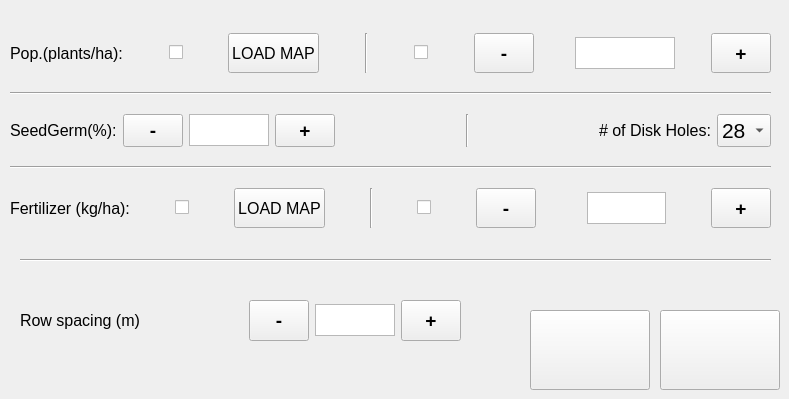
  <widget class="QWidget" name="config">
   <attribute name="title">
    <string>   CONFIG     01</string>
   </attribute>
   <widget class="QWidget" name="layoutWidget">
    <property name="geometry">
     <rect>
      <x>10</x>
      <y>20</y>
      <width>761</width>
      <height>221</height>
     </rect>
    </property>
    <layout class="QVBoxLayout" name="verticalLayout_3">
     <item>
      <layout class="QHBoxLayout" name="horizontalLayout_11">
       <item>
        <widget class="QLabel" name="label_36">
         <property name="font">
          <font>
           <pointsize>12</pointsize>
          </font>
         </property>
         <property name="text">
          <string>Pop.(plants/ha):</string>
         </property>
        </widget>
       </item>
       <item>
        <spacer name="horizontalSpacer_8">
         <property name="orientation">
          <enum>Qt::Horizontal</enum>
         </property>
         <property name="sizeHint" stdset="0">
          <size>
           <width>40</width>
           <height>20</height>
          </size>
         </property>
        </spacer>
       </item>
       <item>
        <widget class="QCheckBox" name="cd_seed_map">
         <property name="font">
          <font>
           <pointsize>16</pointsize>
          </font>
         </property>
         <property name="text">
          <string/>
         </property>
        </widget>
       </item>
       <item>
        <spacer name="horizontalSpacer_10">
         <property name="orientation">
          <enum>Qt::Horizontal</enum>
         </property>
         <property name="sizeHint" stdset="0">
          <size>
           <width>40</width>
           <height>20</height>
          </size>
         </property>
        </spacer>
       </item>
       <item>
        <widget class="QPushButton" name="bt_load_seed">
         <property name="minimumSize">
          <size>
           <width>0</width>
           <height>40</height>
          </size>
         </property>
         <property name="maximumSize">
          <size>
           <width>16777215</width>
           <height>40</height>
          </size>
         </property>
         <property name="font">
          <font>
           <pointsize>12</pointsize>
          </font>
         </property>
         <property name="text">
          <string>LOAD MAP</string>
         </property>
         <property name="icon">
          <iconset>
           <normaloff>file.png</normaloff>file.png</iconset>
         </property>
         <property name="iconSize">
          <size>
           <width>32</width>
           <height>32</height>
          </size>
         </property>
        </widget>
       </item>
       <item>
        <spacer name="horizontalSpacer_15">
         <property name="orientation">
          <enum>Qt::Horizontal</enum>
         </property>
         <property name="sizeHint" stdset="0">
          <size>
           <width>40</width>
           <height>20</height>
          </size>
         </property>
        </spacer>
       </item>
       <item>
        <widget class="Line" name="line_7">
         <property name="orientation">
          <enum>Qt::Vertical</enum>
         </property>
        </widget>
       </item>
       <item>
        <spacer name="horizontalSpacer_5">
         <property name="orientation">
          <enum>Qt::Horizontal</enum>
         </property>
         <property name="sizeHint" stdset="0">
          <size>
           <width>40</width>
           <height>20</height>
          </size>
         </property>
        </spacer>
       </item>
       <item>
        <widget class="QCheckBox" name="cb_seed_fix">
         <property name="text">
          <string/>
         </property>
        </widget>
       </item>
       <item>
        <spacer name="horizontalSpacer_11">
         <property name="orientation">
          <enum>Qt::Horizontal</enum>
         </property>
         <property name="sizeHint" stdset="0">
          <size>
           <width>40</width>
           <height>20</height>
          </size>
         </property>
        </spacer>
       </item>
       <item>
        <widget class="QPushButton" name="m_pop">
         <property name="maximumSize">
          <size>
           <width>60</width>
           <height>60</height>
          </size>
         </property>
         <property name="font">
          <font>
           <pointsize>14</pointsize>
           <weight>75</weight>
           <bold>true</bold>
          </font>
         </property>
         <property name="text">
          <string>-</string>
         </property>
        </widget>
       </item>
       <item>
        <spacer name="horizontalSpacer">
         <property name="orientation">
          <enum>Qt::Horizontal</enum>
         </property>
         <property name="sizeHint" stdset="0">
          <size>
           <width>30</width>
           <height>20</height>
          </size>
         </property>
        </spacer>
       </item>
       <item>
        <widget class="QLabel" name="label_21">
         <property name="font">
          <font>
           <pointsize>12</pointsize>
           <weight>50</weight>
           <italic>false</italic>
           <bold>false</bold>
          </font>
         </property>
         <property name="text">
          <string>&lt;html&gt;&lt;head/&gt;&lt;body&gt;&lt;p align=&quot;center&quot;&gt;&lt;br/&gt;&lt;/p&gt;&lt;/body&gt;&lt;/html&gt;</string>
         </property>
        </widget>
       </item>
       <item>
        <widget class="QPlainTextEdit" name="ql_set_pop">
         <property name="maximumSize">
          <size>
           <width>100</width>
           <height>32</height>
          </size>
         </property>
         <property name="font">
          <font>
           <pointsize>10</pointsize>
          </font>
         </property>
         <property name="layoutDirection">
          <enum>Qt::LeftToRight</enum>
         </property>
         <property name="plainText">
          <string/>
         </property>
        </widget>
       </item>
       <item>
        <spacer name="horizontalSpacer_2">
         <property name="orientation">
          <enum>Qt::Horizontal</enum>
         </property>
         <property name="sizeHint" stdset="0">
          <size>
           <width>30</width>
           <height>20</height>
          </size>
         </property>
        </spacer>
       </item>
       <item>
        <widget class="QPushButton" name="p_pop">
         <property name="maximumSize">
          <size>
           <width>60</width>
           <height>60</height>
          </size>
         </property>
         <property name="font">
          <font>
           <pointsize>14</pointsize>
           <weight>75</weight>
           <bold>true</bold>
          </font>
         </property>
         <property name="text">
          <string>+</string>
         </property>
        </widget>
       </item>
      </layout>
     </item>
     <item>
      <widget class="Line" name="line">
       <property name="orientation">
        <enum>Qt::Horizontal</enum>
       </property>
      </widget>
     </item>
     <item>
      <layout class="QHBoxLayout" name="horizontalLayout_12">
       <item>
        <widget class="QLabel" name="label_20">
         <property name="font">
          <font>
           <pointsize>12</pointsize>
           <weight>50</weight>
           <italic>false</italic>
           <bold>false</bold>
          </font>
         </property>
         <property name="text">
          <string>SeedGerm(%):</string>
         </property>
        </widget>
       </item>
       <item>
        <widget class="QPushButton" name="m_germ">
         <property name="maximumSize">
          <size>
           <width>60</width>
           <height>60</height>
          </size>
         </property>
         <property name="font">
          <font>
           <pointsize>14</pointsize>
           <weight>75</weight>
           <bold>true</bold>
          </font>
         </property>
         <property name="text">
          <string>-</string>
         </property>
        </widget>
       </item>
       <item>
        <widget class="QPlainTextEdit" name="ql_germ">
         <property name="maximumSize">
          <size>
           <width>80</width>
           <height>32</height>
          </size>
         </property>
         <property name="font">
          <font>
           <pointsize>10</pointsize>
          </font>
         </property>
         <property name="plainText">
          <string/>
         </property>
        </widget>
       </item>
       <item>
        <widget class="QPushButton" name="p_germ">
         <property name="maximumSize">
          <size>
           <width>60</width>
           <height>60</height>
          </size>
         </property>
         <property name="font">
          <font>
           <pointsize>14</pointsize>
           <weight>75</weight>
           <bold>true</bold>
          </font>
         </property>
         <property name="text">
          <string>+</string>
         </property>
        </widget>
       </item>
       <item>
        <spacer name="horizontalSpacer_7">
         <property name="orientation">
          <enum>Qt::Horizontal</enum>
         </property>
         <property name="sizeHint" stdset="0">
          <size>
           <width>40</width>
           <height>20</height>
          </size>
         </property>
        </spacer>
       </item>
       <item>
        <widget class="Line" name="line_9">
         <property name="orientation">
          <enum>Qt::Vertical</enum>
         </property>
        </widget>
       </item>
       <item>
        <spacer name="horizontalSpacer_14">
         <property name="orientation">
          <enum>Qt::Horizontal</enum>
         </property>
         <property name="sizeHint" stdset="0">
          <size>
           <width>40</width>
           <height>20</height>
          </size>
         </property>
        </spacer>
       </item>
       <item>
        <widget class="QLabel" name="label_15">
         <property name="font">
          <font>
           <pointsize>12</pointsize>
           <weight>50</weight>
           <italic>false</italic>
           <bold>false</bold>
          </font>
         </property>
         <property name="text">
          <string># of Disk Holes:</string>
         </property>
        </widget>
       </item>
       <item>
        <widget class="QComboBox" name="list_holes">
         <property name="maximumSize">
          <size>
           <width>100</width>
           <height>16777215</height>
          </size>
         </property>
         <property name="font">
          <font>
           <pointsize>16</pointsize>
          </font>
         </property>
         <item>
          <property name="text">
           <string>28</string>
          </property>
         </item>
         <item>
          <property name="text">
           <string>45</string>
          </property>
         </item>
         <item>
          <property name="text">
           <string>64</string>
          </property>
         </item>
         <item>
          <property name="text">
           <string>84</string>
          </property>
         </item>
        </widget>
       </item>
      </layout>
     </item>
     <item>
      <widget class="Line" name="line_2">
       <property name="orientation">
        <enum>Qt::Horizontal</enum>
       </property>
      </widget>
     </item>
     <item>
      <layout class="QHBoxLayout" name="horizontalLayout_14">
       <item>
        <widget class="QLabel" name="label_38">
         <property name="font">
          <font>
           <pointsize>12</pointsize>
          </font>
         </property>
         <property name="text">
          <string>Fertilizer (kg/ha):</string>
         </property>
        </widget>
       </item>
       <item>
        <spacer name="horizontalSpacer_9">
         <property name="orientation">
          <enum>Qt::Horizontal</enum>
         </property>
         <property name="sizeHint" stdset="0">
          <size>
           <width>40</width>
           <height>20</height>
          </size>
         </property>
        </spacer>
       </item>
       <item>
        <widget class="QCheckBox" name="cb_fert_map">
         <property name="text">
          <string/>
         </property>
        </widget>
       </item>
       <item>
        <spacer name="horizontalSpacer_12">
         <property name="orientation">
          <enum>Qt::Horizontal</enum>
         </property>
         <property name="sizeHint" stdset="0">
          <size>
           <width>40</width>
           <height>20</height>
          </size>
         </property>
        </spacer>
       </item>
       <item>
        <widget class="QPushButton" name="bt_load_fert">
         <property name="minimumSize">
          <size>
           <width>0</width>
           <height>40</height>
          </size>
         </property>
         <property name="maximumSize">
          <size>
           <width>16777215</width>
           <height>40</height>
          </size>
         </property>
         <property name="font">
          <font>
           <pointsize>12</pointsize>
          </font>
         </property>
         <property name="text">
          <string>LOAD MAP</string>
         </property>
         <property name="icon">
          <iconset>
           <normaloff>file.png</normaloff>file.png</iconset>
         </property>
         <property name="iconSize">
          <size>
           <width>32</width>
           <height>32</height>
          </size>
         </property>
        </widget>
       </item>
       <item>
        <spacer name="horizontalSpacer_16">
         <property name="orientation">
          <enum>Qt::Horizontal</enum>
         </property>
         <property name="sizeHint" stdset="0">
          <size>
           <width>40</width>
           <height>20</height>
          </size>
         </property>
        </spacer>
       </item>
       <item>
        <widget class="Line" name="line_8">
         <property name="orientation">
          <enum>Qt::Vertical</enum>
         </property>
        </widget>
       </item>
       <item>
        <spacer name="horizontalSpacer_6">
         <property name="orientation">
          <enum>Qt::Horizontal</enum>
         </property>
         <property name="sizeHint" stdset="0">
          <size>
           <width>40</width>
           <height>20</height>
          </size>
         </property>
        </spacer>
       </item>
       <item>
        <widget class="QCheckBox" name="cb_fert_fix">
         <property name="text">
          <string/>
         </property>
        </widget>
       </item>
       <item>
        <spacer name="horizontalSpacer_13">
         <property name="orientation">
          <enum>Qt::Horizontal</enum>
         </property>
         <property name="sizeHint" stdset="0">
          <size>
           <width>40</width>
           <height>20</height>
          </size>
         </property>
        </spacer>
       </item>
       <item>
        <widget class="QPushButton" name="m_fert">
         <property name="maximumSize">
          <size>
           <width>60</width>
           <height>60</height>
          </size>
         </property>
         <property name="font">
          <font>
           <pointsize>14</pointsize>
           <weight>75</weight>
           <bold>true</bold>
          </font>
         </property>
         <property name="text">
          <string>-</string>
         </property>
        </widget>
       </item>
       <item>
        <spacer name="horizontalSpacer_3">
         <property name="orientation">
          <enum>Qt::Horizontal</enum>
         </property>
         <property name="sizeHint" stdset="0">
          <size>
           <width>40</width>
           <height>20</height>
          </size>
         </property>
        </spacer>
       </item>
       <item>
        <widget class="QLabel" name="label_25">
         <property name="font">
          <font>
           <pointsize>12</pointsize>
           <weight>50</weight>
           <italic>false</italic>
           <bold>false</bold>
          </font>
         </property>
         <property name="text">
          <string>&lt;html&gt;&lt;head/&gt;&lt;body&gt;&lt;p align=&quot;center&quot;&gt;&lt;br/&gt;&lt;/p&gt;&lt;/body&gt;&lt;/html&gt;</string>
         </property>
        </widget>
       </item>
       <item>
        <widget class="QPlainTextEdit" name="ql_set_fert">
         <property name="maximumSize">
          <size>
           <width>80</width>
           <height>32</height>
          </size>
         </property>
         <property name="font">
          <font>
           <pointsize>10</pointsize>
          </font>
         </property>
         <property name="plainText">
          <string/>
         </property>
        </widget>
       </item>
       <item>
        <spacer name="horizontalSpacer_4">
         <property name="orientation">
          <enum>Qt::Horizontal</enum>
         </property>
         <property name="sizeHint" stdset="0">
          <size>
           <width>40</width>
           <height>20</height>
          </size>
         </property>
        </spacer>
       </item>
       <item>
        <widget class="QPushButton" name="p_fert">
         <property name="maximumSize">
          <size>
           <width>60</width>
           <height>60</height>
          </size>
         </property>
         <property name="font">
          <font>
           <pointsize>14</pointsize>
           <weight>75</weight>
           <bold>true</bold>
          </font>
         </property>
         <property name="text">
          <string>+</string>
         </property>
        </widget>
       </item>
      </layout>
     </item>
    </layout>
   </widget>
   <widget class="Line" name="line_3">
    <property name="geometry">
     <rect>
      <x>20</x>
      <y>250</y>
      <width>751</width>
      <height>21</height>
     </rect>
    </property>
    <property name="orientation">
     <enum>Qt::Horizontal</enum>
    </property>
   </widget>
   <widget class="QPushButton" name="bt_back_main">
    <property name="geometry">
     <rect>
      <x>530</x>
      <y>310</y>
      <width>120</width>
      <height>80</height>
     </rect>
    </property>
    <property name="minimumSize">
     <size>
      <width>120</width>
      <height>80</height>
     </size>
    </property>
    <property name="maximumSize">
     <size>
      <width>120</width>
      <height>80</height>
     </size>
    </property>
    <property name="font">
     <font>
      <pointsize>14</pointsize>
     </font>
    </property>
    <property name="text">
     <string/>
    </property>
    <property name="icon">
     <iconset>
      <normaloff>back.png</normaloff>back.png</iconset>
    </property>
    <property name="iconSize">
     <size>
      <width>64</width>
      <height>64</height>
     </size>
    </property>
   </widget>
   <widget class="QPushButton" name="bt_to_conf_2">
    <property name="geometry">
     <rect>
      <x>660</x>
      <y>310</y>
      <width>120</width>
      <height>80</height>
     </rect>
    </property>
    <property name="minimumSize">
     <size>
      <width>120</width>
      <height>80</height>
     </size>
    </property>
    <property name="maximumSize">
     <size>
      <width>120</width>
      <height>80</height>
     </size>
    </property>
    <property name="font">
     <font>
      <pointsize>14</pointsize>
     </font>
    </property>
    <property name="text">
     <string/>
    </property>
    <property name="icon">
     <iconset>
      <normaloff>go.png</normaloff>go.png</iconset>
    </property>
    <property name="iconSize">
     <size>
      <width>64</width>
      <height>64</height>
     </size>
    </property>
   </widget>
   <widget class="QWidget" name="layoutWidget_7">
    <property name="geometry">
     <rect>
      <x>20</x>
      <y>300</y>
      <width>441</width>
      <height>41</height>
     </rect>
    </property>
    <layout class="QHBoxLayout" name="horizontalLayout_13">
     <item>
      <widget class="QLabel" name="label_23">
       <property name="font">
        <font>
         <pointsize>12</pointsize>
         <weight>50</weight>
         <italic>false</italic>
         <bold>false</bold>
        </font>
       </property>
       <property name="text">
        <string>Row spacing (m)</string>
       </property>
      </widget>
     </item>
     <item>
      <widget class="QPushButton" name="m_row">
       <property name="maximumSize">
        <size>
         <width>60</width>
         <height>60</height>
        </size>
       </property>
       <property name="font">
        <font>
         <pointsize>14</pointsize>
         <weight>75</weight>
         <bold>true</bold>
        </font>
       </property>
       <property name="text">
        <string>-</string>
       </property>
      </widget>
     </item>
     <item>
      <widget class="QPlainTextEdit" name="ql_row_spacing">
       <property name="maximumSize">
        <size>
         <width>80</width>
         <height>32</height>
        </size>
       </property>
       <property name="font">
        <font>
         <pointsize>10</pointsize>
        </font>
       </property>
       <property name="plainText">
        <string/>
       </property>
      </widget>
     </item>
     <item>
      <widget class="QPushButton" name="p_row">
       <property name="maximumSize">
        <size>
         <width>60</width>
         <height>60</height>
        </size>
       </property>
       <property name="font">
        <font>
         <pointsize>14</pointsize>
         <weight>75</weight>
         <bold>true</bold>
        </font>
       </property>
       <property name="text">
        <string>+</string>
       </property>
      </widget>
     </item>
    </layout>
   </widget>
  </widget>
